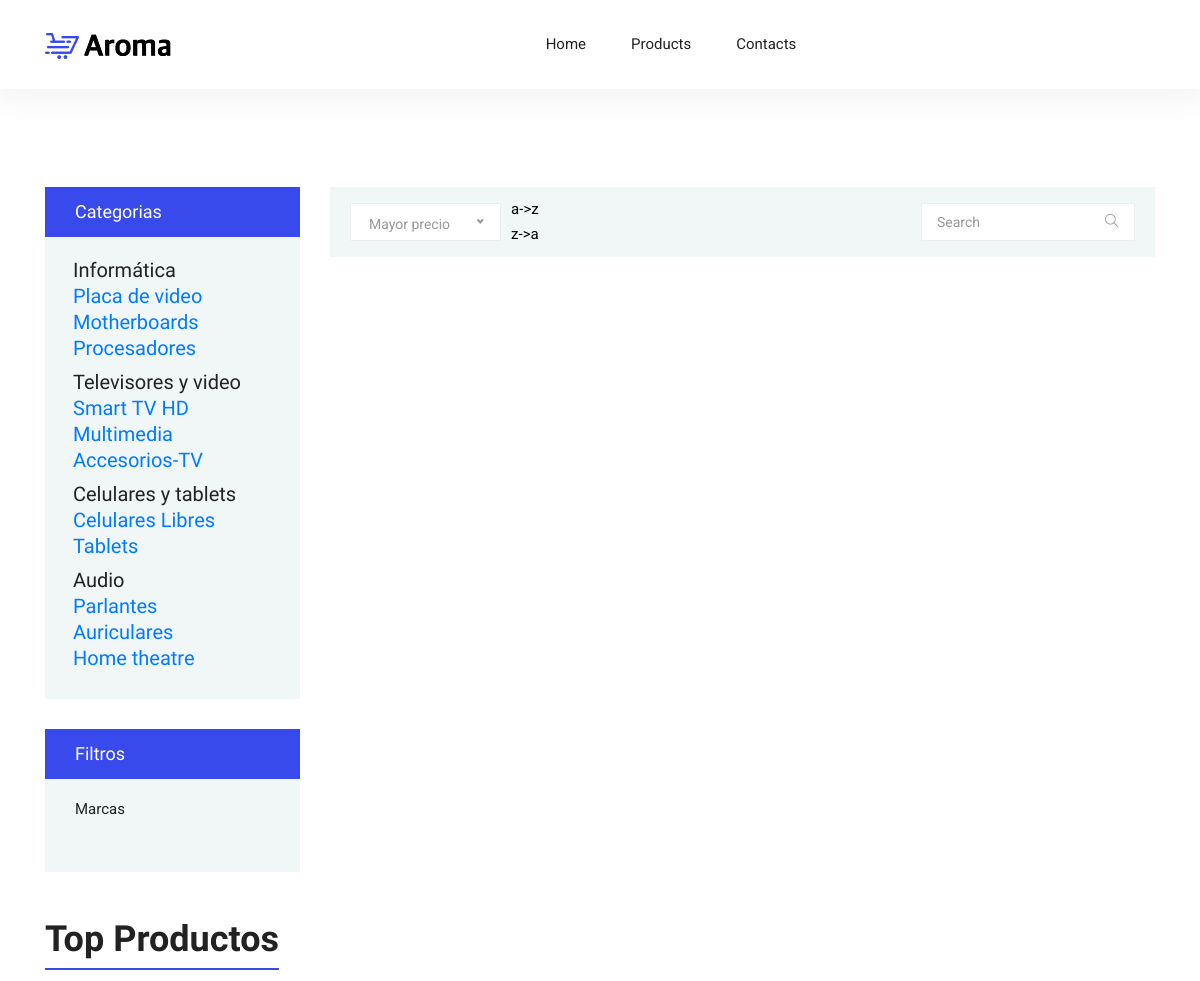
The page /tp-1/productosDeLaCategoria.php (upper part) on the database as committed earlier.
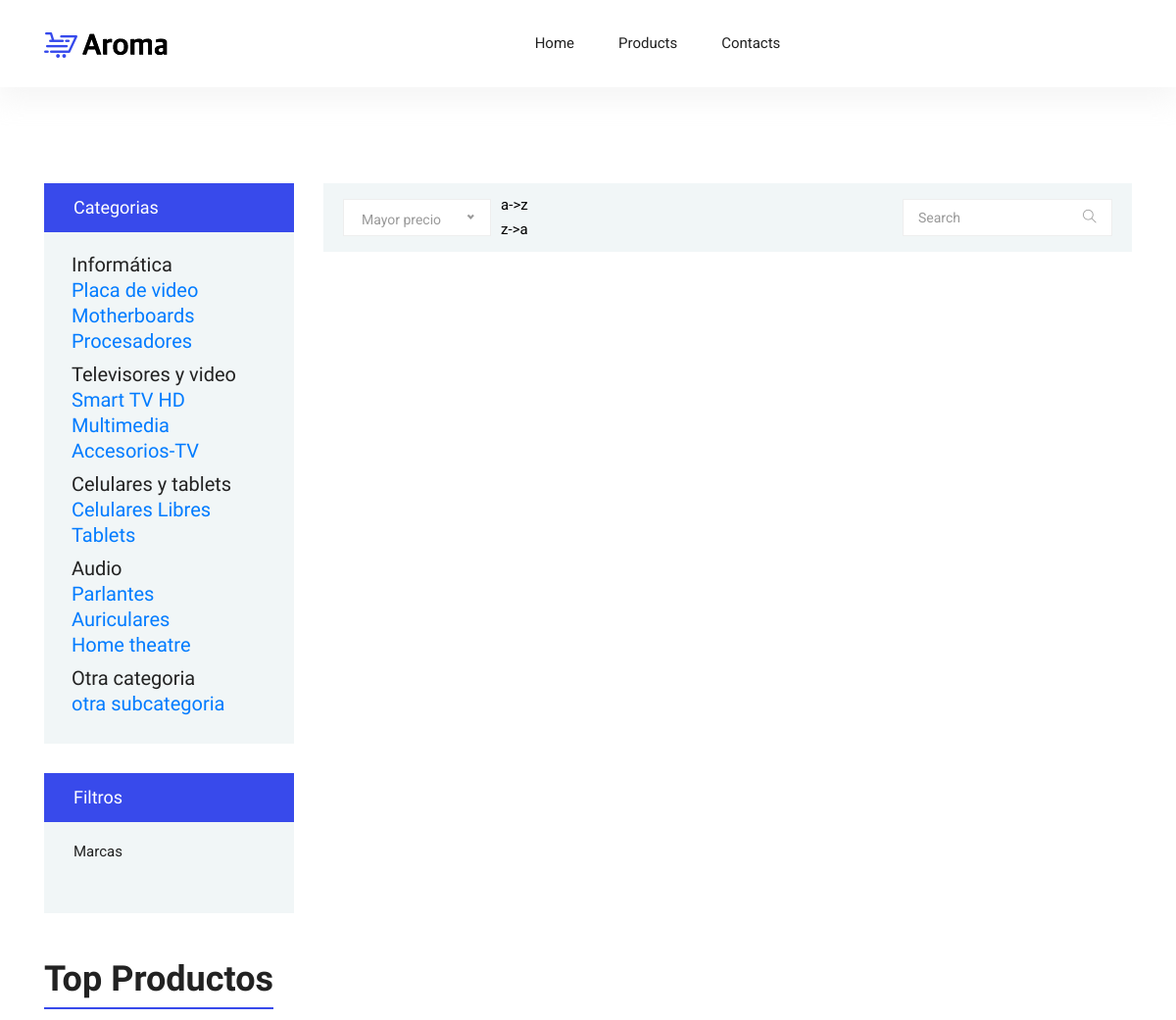
The same page on the database as committed later.
### tables this page shows
CREATE TABLE `categorias` (
  `id_categoria` int(11) NOT NULL,
  `nombre` varchar(250) NOT NULL,
  `id_padre` int(11) NOT NULL DEFAULT 0
);

### tp-1/productosDeLaCategoria.php (the view, shortened to what this page needs)
<?php
 require_once('category.php');
?>

### tp-1/class/classCategory.php (called while the page is built, shortened)
<?php
class sqlCategoria{
    var $con;
    function sqlCategoria ($con){
        $this->con = $con;
    }
    function getCategorias($idPadre = 0){
        $sql = "SELECT * FROM categorias WHERE id_padre = ".$idPadre;
        return $this->con->query($sql, PDO::FETCH_ASSOC);
    }
}
?>

### tp-1/productosDeLaCategoria.php (the view, shortened to what this page needs)
<?php
 require_once('category.php');
?>

### tp-1/left_category.php
<?php
require_once('class/classCategory.php');
?>
<div class="sidebar-categories">
                    <div class="head">Categorias</div>
                    <ul class="main-categories">
                        <div class="panel-group category-products" id="accordian">
                            <div class="panel panel-default">
                                <div class="panel-heading">
                                    <h4 class="panel-title">
                                        <?php
                                             $categoria =new sqlCategoria($con);
                                             foreach($categoria->getCategorias() as $row){ ?>
                                        <ul>
                                            <?php echo $row['nombre']?>
                                            <div class="panel panel-default">
                                                <div class="panel-heading">
                                                    <h4 class="panel-title">
                                                        <?php
                                                              $categoria =new sqlCategoria($con);
                                                              foreach($categoria->getCategorias($row['id_categoria']) as $row2){ ?>
                                                        <li> <a
                                                                href="category.php?categoria=<?php echo $row2['id_categoria']?>"><?php echo $row2['nombre']?></a>
                                                        </li>
                                                        <?php }?>
                                                    </h4>
                                                </div>
                                            </div>
                                            </ul>
                                            <?php }?>
                                    </h4>
                                </div>
                            </div>
                        </div>
                    </ul>
                </div>

Rows that differ between the two databases and show on the page:
added categorias: nombre "Otra categoria"
added categorias: nombre "otra subcategoria", shown under "Otra categoria"
